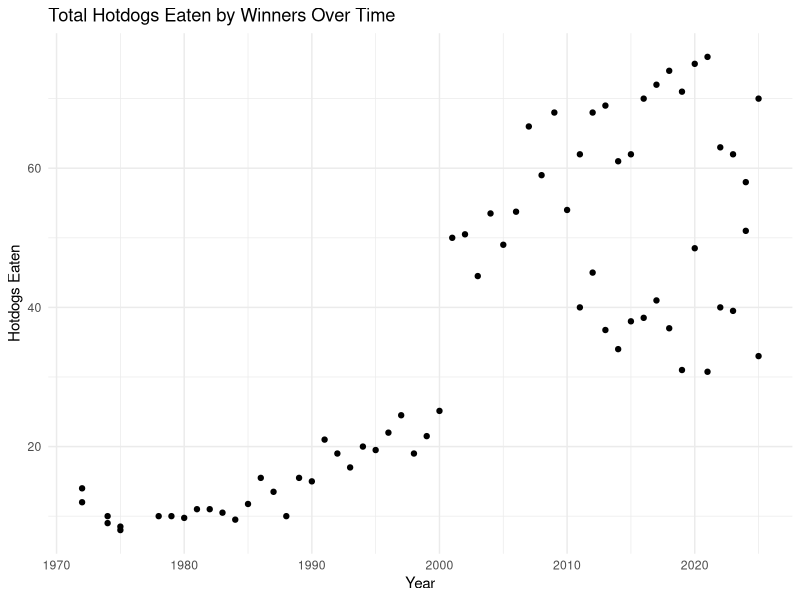
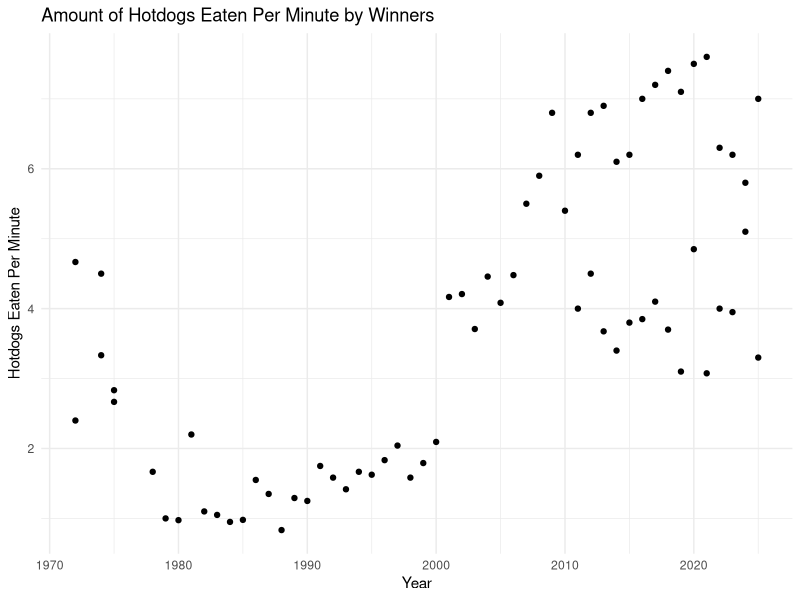
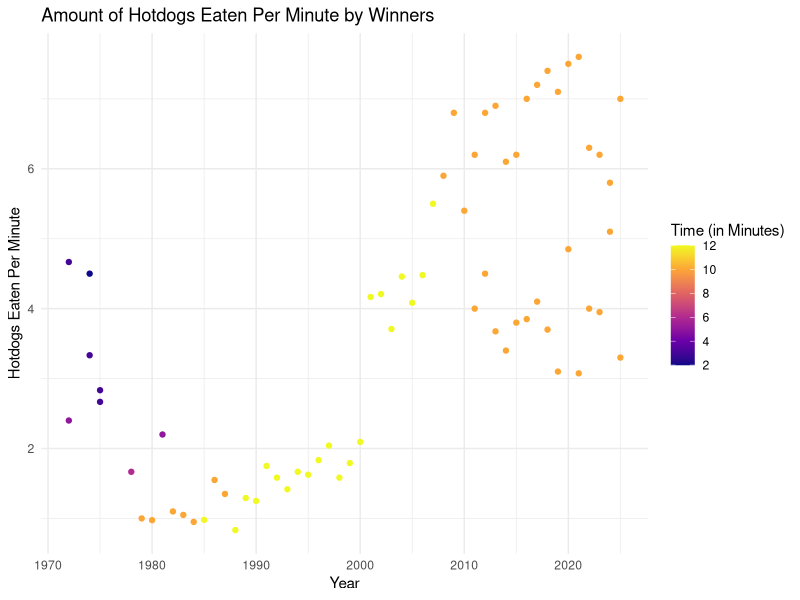

Write R code to recreate these figures, in order.
## ---- chunk 1
#| include: false
library(tidyverse)
hotdog_winners <- read_csv("HotdogData.csv")
hotdog_winners <- hotdog_winners |> mutate(hotdogs_per_minute = Dogs/Time)
## ---- chunk 2
ggplot(data = hotdog_winners, aes(x = Year, y = Dogs)) +
  geom_point() +
  theme_minimal() +
  labs(y = "Hotdogs Eaten", title = "Total Hotdogs Eaten by Winners Over Time")
## ---- chunk 3
hotdog_winners |>
  filter(Year >= 1999, Year <= 2003) |>
  arrange(Year)
## ---- chunk 4
ggplot(data = hotdog_winners, aes(x = Year, y = hotdogs_per_minute)) +
  geom_point() +
  theme_minimal() +
  labs(y = "Hotdogs Eaten Per Minute", title = "Amount of Hotdogs Eaten Per Minute by Winners")
## ---- chunk 5
ggplot(data = hotdog_winners, aes(x = Year, y = hotdogs_per_minute, color = Time)) +
  geom_point() +
  scale_color_viridis_c(option = "plasma") +
  theme_minimal() +
  labs(y = "Hotdogs Eaten Per Minute", title = "Amount of Hotdogs Eaten Per Minute by Winners", color = "Time (in Minutes)")
